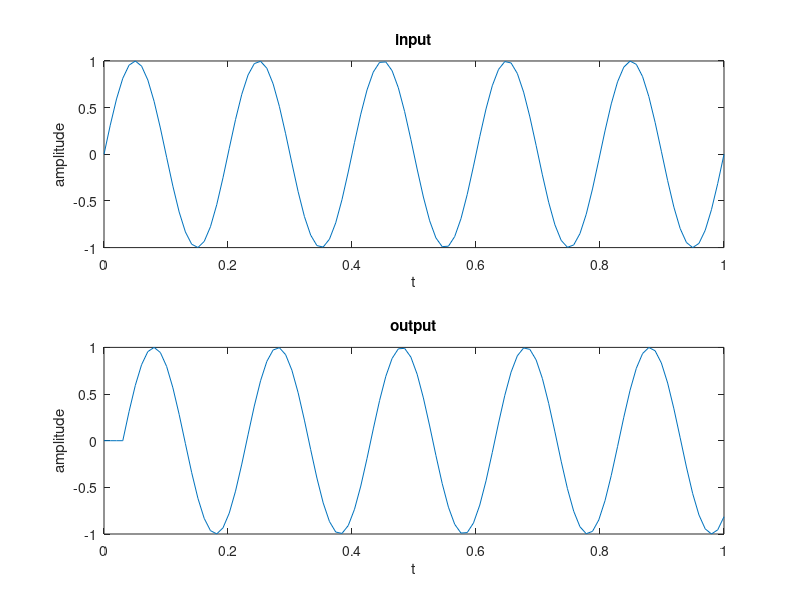
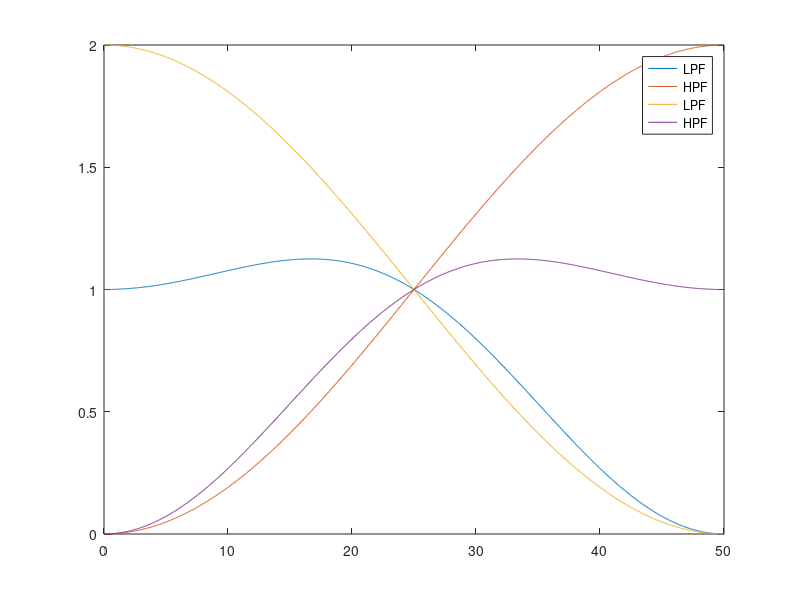

The MATLAB script that drew these images, in order:
clc
clear all
close all

%LeGall filter 
%define filter coefficient
h0 = 1/8*[-1 2 6 2 -1];
h1 = 1/2*[1 -2 1];
g0 = 1/2*[1 2 1];
g1 = 1/8*[1 2 -6 2 1];

%implementation of 2 channel filter bank

%define input signal
t = linspace(0,1,100);
x = sin(2*pi*5*t);
%x = square(2*pi*5*t);

%implement filter bank
%analysis
x1 = filter(h0,1,x);
x2 = downsample(x1,2);
x3 = filter(h1,1,x);
x4 = downsample(x3,2);
%synthesis
x5 = upsample(x2,2);
x6 = upsample(x4,2);
x7 = filter(g0,1,x5);
x8 = filter(g1,1,x6);
y = x7+x8;

%plot
subplot(211),plot(t,x);
xlabel('t'),ylabel('amplitude'),title('input')
subplot(212), plot(t,y);
xlabel('t'),ylabel('amplitude'),title('output')

%%
% Frequency response for the filter coefficients

[H1,f1] = freqz(h0,1, 1024,100);
[H2,f2] = freqz(h1,1,1024,100);
[H3,f3] = freqz(g0,1,1024,100);
[H4,f4] = freqz(g1,1,1024,100);
figure, plot(f1,abs(H1),f2,abs(H2),f3,abs(H3),f4,abs(H4)), legend('LPF','HPF','LPF','HPF');
